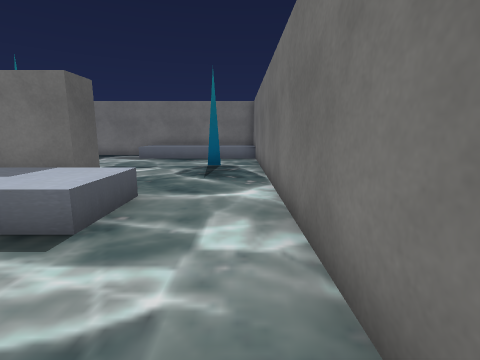
view 1 (above)

21 first-person views from a walk through a scene from a Unity 3-D project. The camera is 1.2 m above the floor, tilts 10° down and sees 85° across. The floor is counted in squares, 1 m on a side. Each view is taken from the middle of a square. On the plan, view 1 faces up. The plan holds only what a view shows up to about 12 squares ahead; the rest is blank. The player character is not drawn. Some surface patterns are stand-ins.

view 2
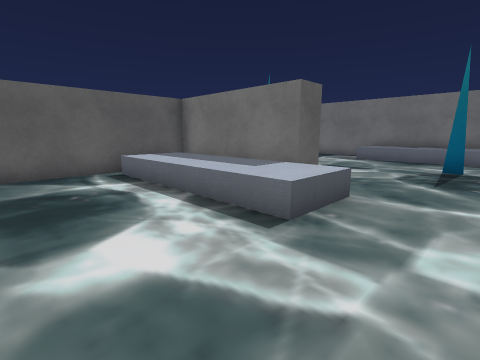

view 3
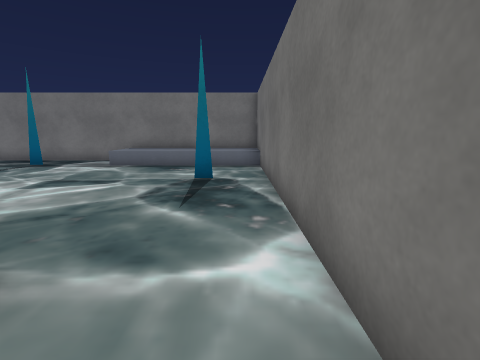

view 4
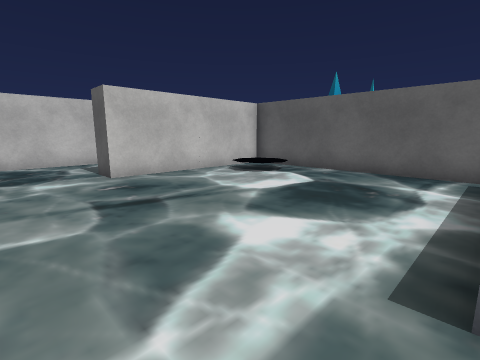

view 5
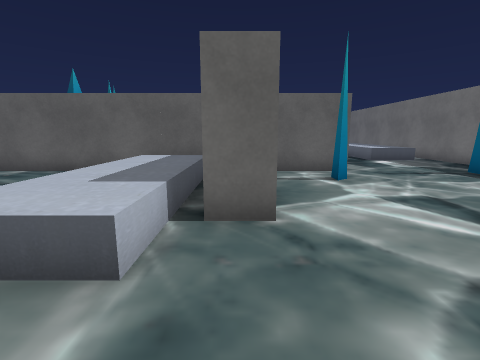

view 6
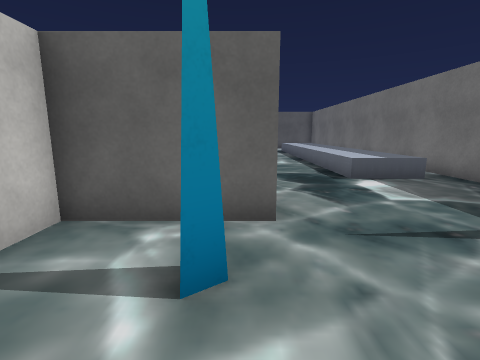

view 7
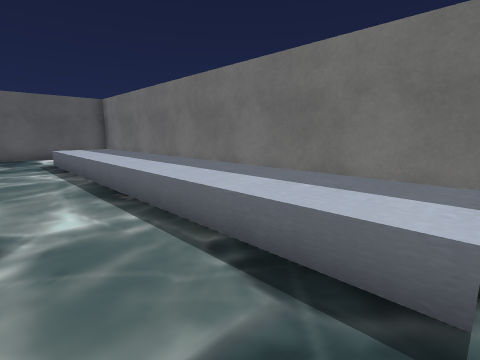

view 8
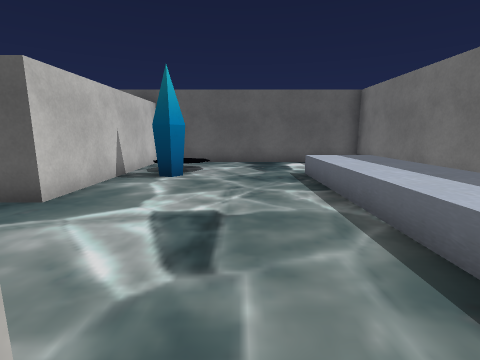

view 9
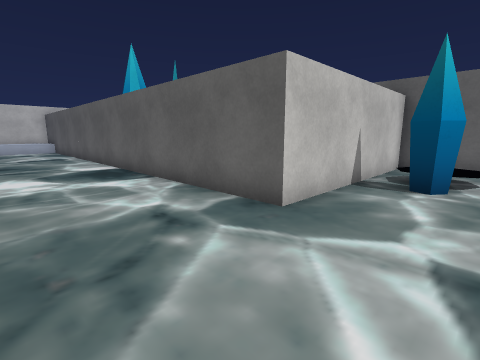

view 10
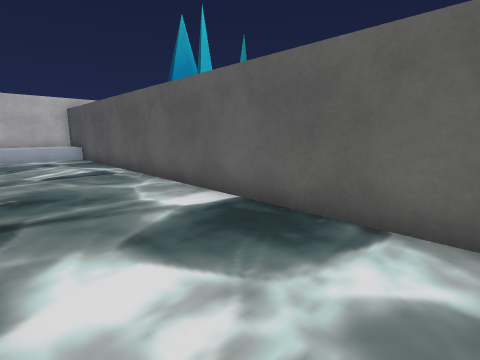

view 11
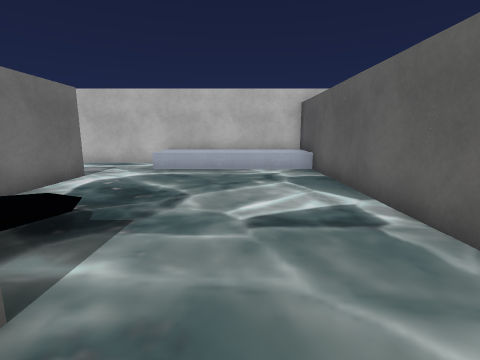

view 12
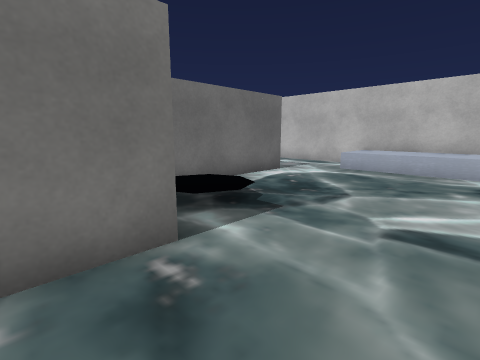

view 13
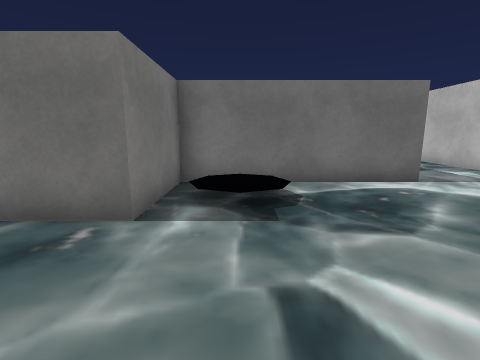

view 14
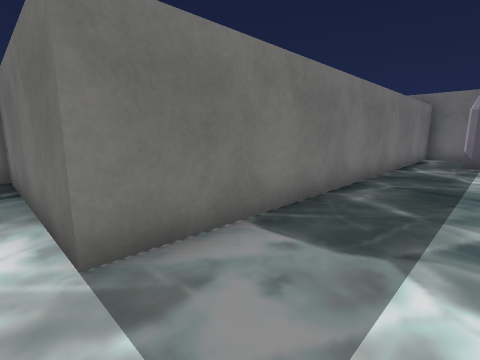

view 15
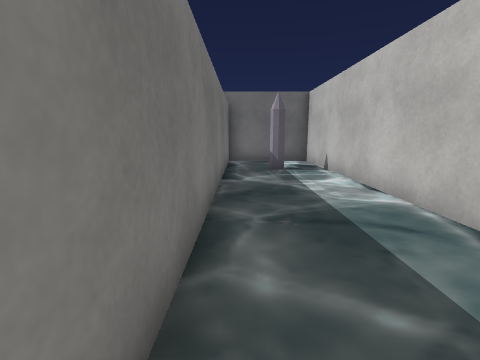

view 16
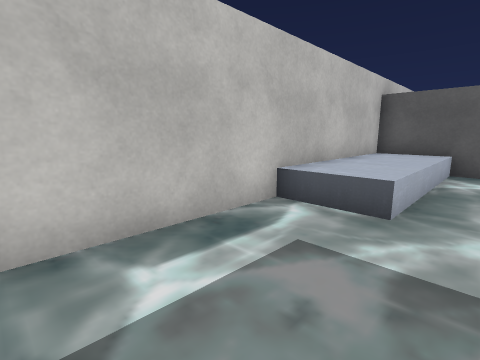

view 17
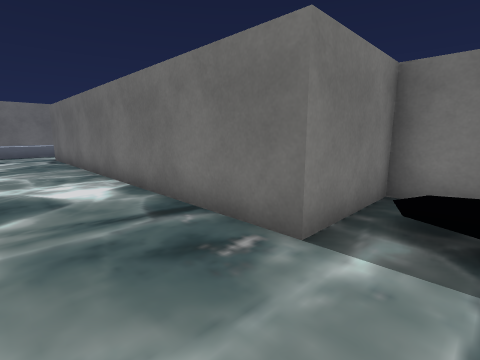

view 18
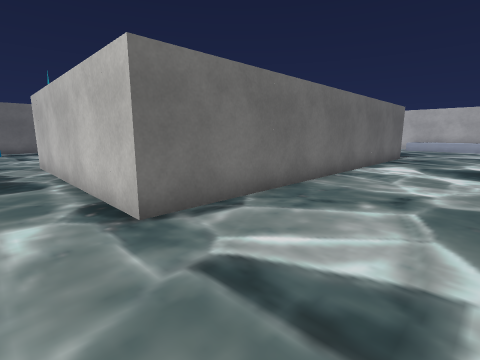

view 19
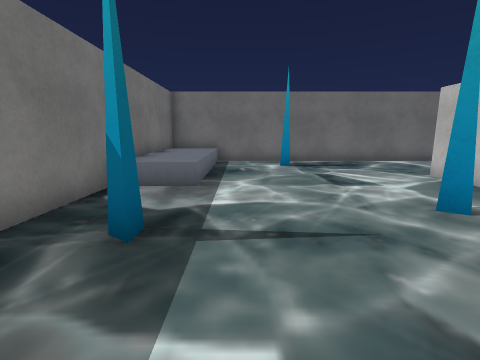

view 20
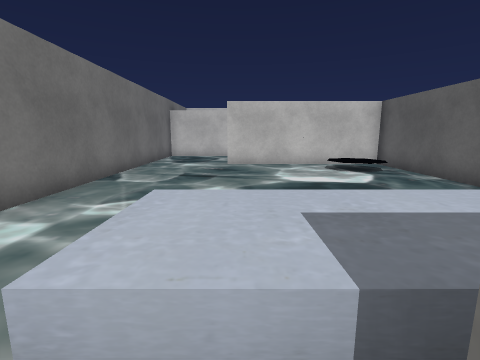

view 21
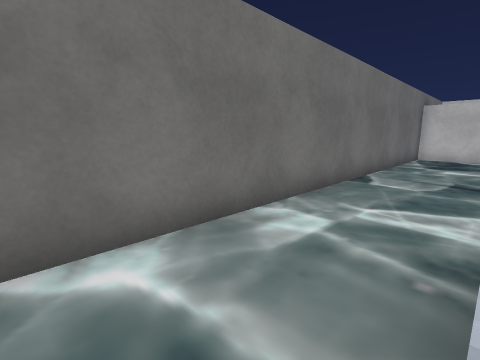

### Floor plan
Key: @ floor where view 1 was taken; # wall or solid block; . floor; ^ raised ledge; S spikes; F flag.
Columns run from 27 left of view 1 to 1 right of it. Each row starts with its distance up from view 1.
 15 #############################
 14 #  ^^^^^^^^^^^^^......^^^^^^#
 13 #  ^^^^^^^^^^^^^...S..^^^^^^#
 12 #..^^^^^^^^^^^^^............#
 11 #...........................#
 10 #.........................S.#
  9 #..........########.S.......#
  8 #..SS......#      #.........#
  7 #..........#      #.........#
  6 #######....#      ######....#
  5       #....#      #^^^^^^^..#
  4       #....#      #^^^^^^^..#
  3       #....#      #^^^^^^^..#
  2       #....#      #.........#
  1       #....#      #.........#
  0       #....#      #........@#
 -1       #....#      #.........#
 -2       #....#      #.........#
 -3       #....####   #.........#
 -4       #.......#   #.........#
 -5       #.......#   #######...#
 -6       #.......#         ....#
 -7       #.......#         ....#
 -8       #.......#         ....#
 -9       #.......###############
-10       #.....................#
-11       #^^^^^^............F..#
-12       #^^^^^^...............#
-13       #######################

Where each view was taken, in squares from view 1:
view 1: 0 up, 0 right, facing up
view 2: 0 up, 0 right, facing up-left
view 3: 3 up, 0 right, facing up
view 4: 3 up, 0 right, facing down-left
view 5: 6 up, 0 right, facing left
view 6: 9 up, 5 left, facing left
view 7: 10 up, 12 left, facing up-left
view 8: 10 up, 16 left, facing left
view 9: 9 up, 17 left, facing down-left
view 10: 3 up, 17 left, facing down-left
view 11: 2 down, 18 left, facing down
view 12: 2 down, 19 left, facing down-right
view 13: 5 down, 20 left, facing right
view 14: 12 down, 14 left, facing up-right
view 15: 10 down, 11 left, facing right
view 16: 10 down, 11 left, facing down-left
view 17: 5 down, 19 left, facing up-right
view 18: 11 up, 20 left, facing down-right
view 19: 12 up, 11 left, facing right
view 20: 6 up, 3 left, facing down
view 21: 6 up, 2 left, facing down-right
